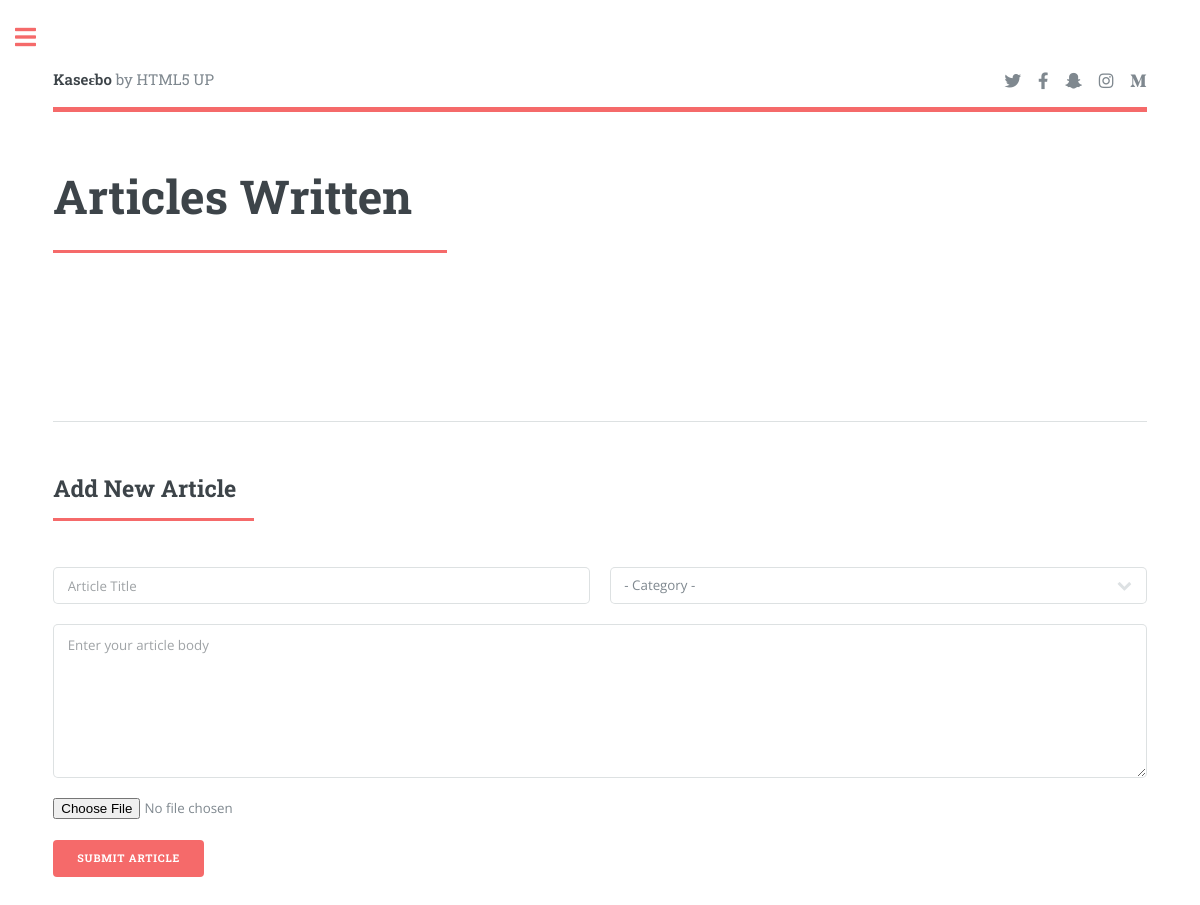
Page /view/writer.php (signed in) on the earlier database version.
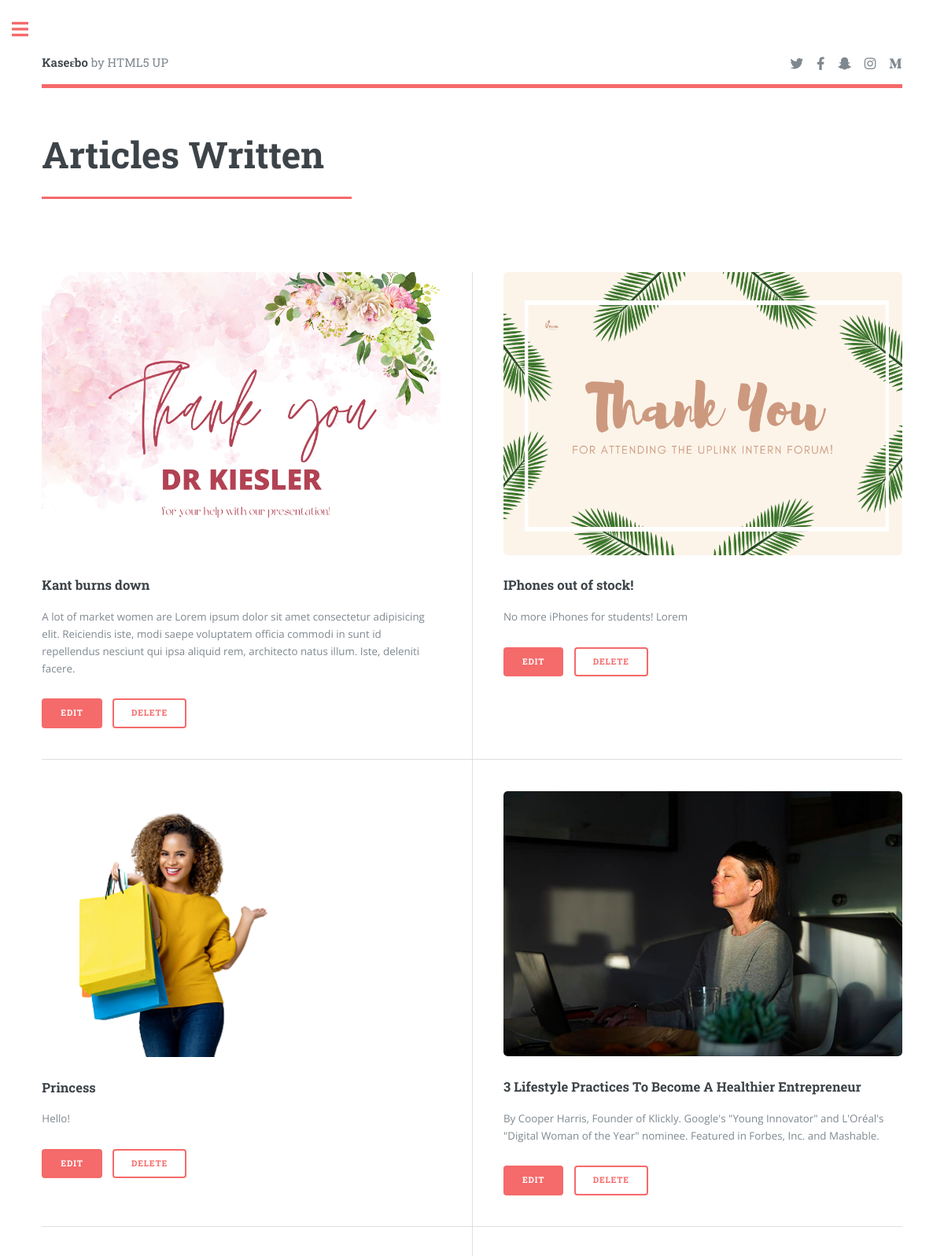
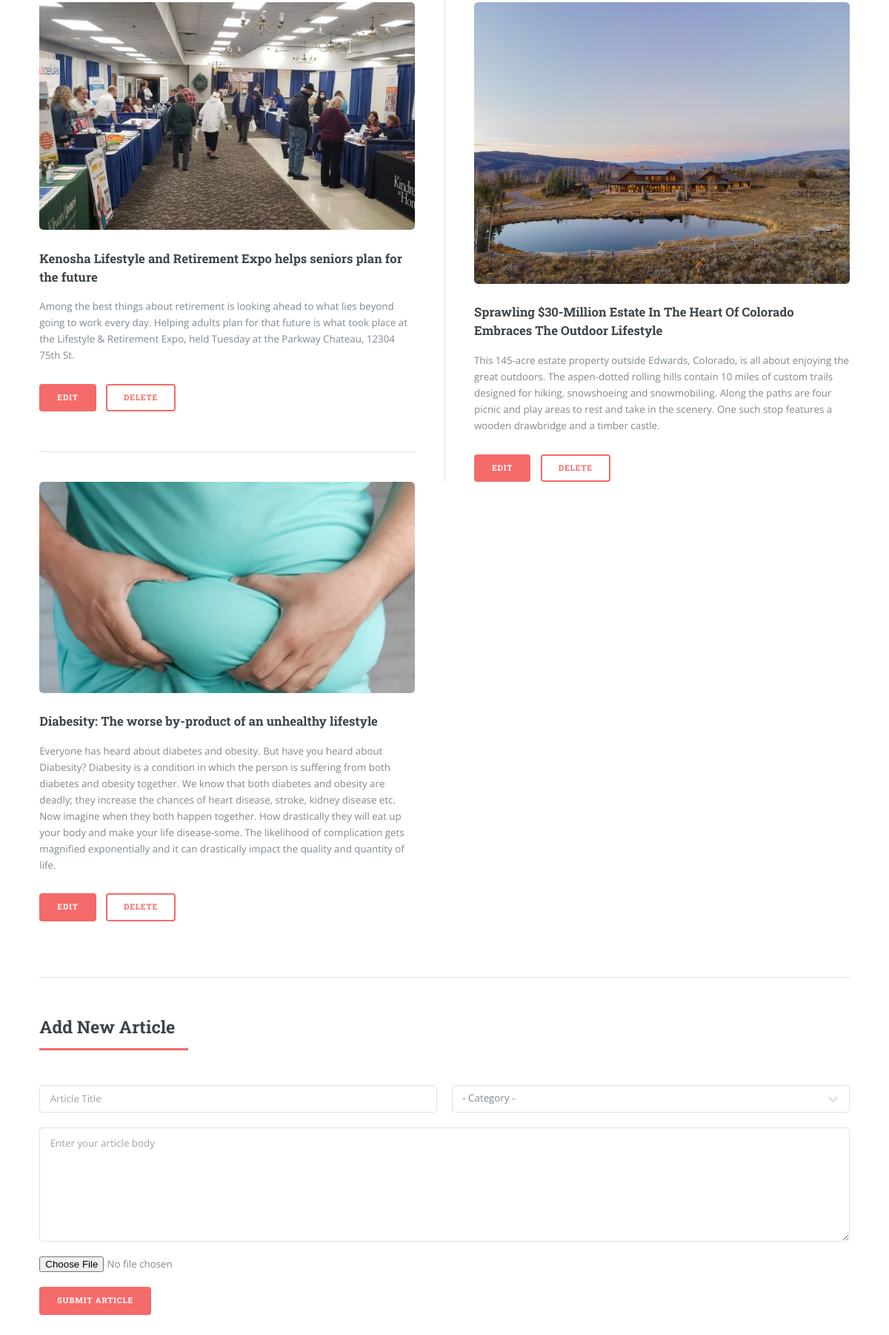
Same page on the later database version (2 pictures, top to bottom).
### tables this page shows
CREATE TABLE `article` (
  `article_id` int(12) NOT NULL,
  `article_title` varchar(250) NOT NULL,
  `article_image` varchar(500) NOT NULL,
  `article_text` varchar(5000) NOT NULL,
  `category` varchar(100) NOT NULL,
  `writer_id` int(140) NOT NULL
);

### database/connection.php (called while the page is built, shortened)
<?php
class Connection{
    public $db = null;
    public $results = null;
    function connection(){
        $this->db = mysqli_connect(SERVER, USER, PASSWORD, DATABASE);
        return true;
    }
    function query($query){
        $this->results = mysqli_query($this->db, $query);
        return true;
    }
    function fetch($query){
        if($this->query($query)) {
            return mysqli_fetch_all($this->results, MYSQLI_ASSOC);
        }
        return false;
    }
}
?>

### controllers/new_article_controller.php (called while the page is built, shortened)
<?php
require_once '../classes/new_article_class.php';
function select_writers_articles_controller($id){
    $article = new NewArticle();
    return $article->select_writers_articles($id);
}

### classes/new_article_class.php (called while the page is built, shortened)
<?php
class NewArticle extends Order{
    function select_writers_articles($id){
        return $this->fetch("select * from article where writer_id='$id'");
    }
}
?>

### view/writer.php (the view, shortened to what this page needs)
<?php
    require_once '../controllers/new_article_controller.php';
    $user_id = $_SESSION['customer_id'];
    $articles = select_writers_articles_controller($user_id);
?>
<!DOCTYPE html>
<html>
  <head>
    <link rel="stylesheet" href="../assets/css/main.css" />
  </head>
  <body class="is-preload">
    <div id="wrapper">
      <div id="main">
        <div class="inner">
            <?php
              require_once '../classes/Header.php';
              $header = new Header();
              echo $header->get_html();
            ?>
          <section>
            <header class="major">
              <h1>Articles Written</h1>
            </header>
            <div class="posts">
              <?php
                foreach($articles as $article){
              ?>
                  <article>
                    <a href="" class="image"
                    ><img src="../images/article_images/<?php echo $article['article_image'] ?>" alt="Article image"
                    /></a>
                    <h3>
                    <?php echo $article['article_title'] ?>
                    </h3>
                    <p>
                    <?php echo $article['article_text'] ?>
                    </p>
                    <ul class="actions">
                    <li><a href="$buttonlink" class="button primary">Edit</a></li>
                    <li><a href="../actions/delete_article.php?id=<?php echo $article['article_id'] ?>&location=writer" class="button">Delete</a></li>
                    </ul>
                </article>
                <?php
                }
                                ?>
             </div>
             <br>
                <hr>
             <br>
             <section id="new-article">
             <header class="major">
              <h2>Add New Article</h2>
            </header>
                <form action="../actions/add_article.php" method="post" enctype='multipart/form-data'>
                    <div class="row gtr-uniform">
                    <div class="col-6 col-12-xsmall">
                      <input
                        type="text"
                        name="title"
                        id="title"
                        placeholder="Article Title"
                      />
                    </div>
                    <div class="col-6 col-12-xsmall">
                      <select name="category" id="category" required>
                        <option disabled selected>- Category -</option>
                      </select>
                    </div>
                    <div class="col-12">
                      <textarea
                        name="text"
                        id="text"
                        placeholder="Enter your article body"
                        rows="6"
                      ></textarea>
                    </div>
                    <div class="">
                    <input name='image' type="file" accept="image/png, image/gif, image/jpeg" required>
                    </div>
                    <div class="col-12">
                          <input
                            type="submit"
                            value="Submit Article"
                            class="primary"
                            name='submitArticle'
                          />
                    </div>
                  </div>
            </form>
            </section>
    </div>
  </body>
</html>

Differences in the rows shown:
now on this page (row edited): article: article_image (picture), article_title "Kant burns down", article_text "A lot of market women are Lorem ipsum dolor sit amet consectetur adipisicing elit. Reiciendis iste, modi saepe voluptatem officia commodi in sunt id repellendus nesciunt qui ipsa aliquid rem, architecto natus illum. Iste, deleniti facere."
added article: article_image (picture), article_title "IPhones out of stock!", article_text "No more iPhones for students! Lorem"
added article: article_image (picture), article_title "Princess", article_text "Hello!"
added article: article_image (picture), article_title "3 Lifestyle Practices To Become A Healthier Entrepreneur", article_text "By Cooper Harris, Founder of Klickly. Google's \"Young Innovator\" and L'Oréal's \"Digital Woman of the Year\" nominee. Featured in Forbes, Inc. and Mashable."
added article: article_image (picture), article_title "Kenosha Lifestyle and Retirement Expo helps seniors plan for the future", article_text "Among the best things about retirement is looking ahead to what lies beyond going to work every day. Helping adults plan for that future is what took place at the Lifestyle & Retirement Expo, held Tuesday at the Parkway Chateau, 12304 75th St."
added article: article_image (picture), article_title "Sprawling $30-Million Estate In The Heart Of Colorado Embraces The Outdoor Lifestyle", article_text "This 145-acre estate property outside Edwards, Colorado, is all about enjoying the great outdoors. The aspen-dotted rolling hills contain 10 miles of custom trails designed for hiking, snowshoeing and snowmobiling. Along the paths are four picnic and play areas to rest and take in the scenery. One such stop features a wooden drawbridge and a timber castle."
added article: article_image (picture), article_title "Diabesity: The worse by-product of an unhealthy lifestyle", article_text "Everyone has heard about diabetes and obesity. But have you heard about Diabesity? Diabesity is a condition in which the person is suffering from both diabetes and obesity together. We know that both diabetes and obesity are deadly; they increase the chances of heart disease, stroke, kidney disease etc. Now imagine when they both happen together. How drastically they will eat up your body and make your life disease-some. The likelihood of complication gets magnified exponentially and it can drastically impact the quality and quantity of life."
